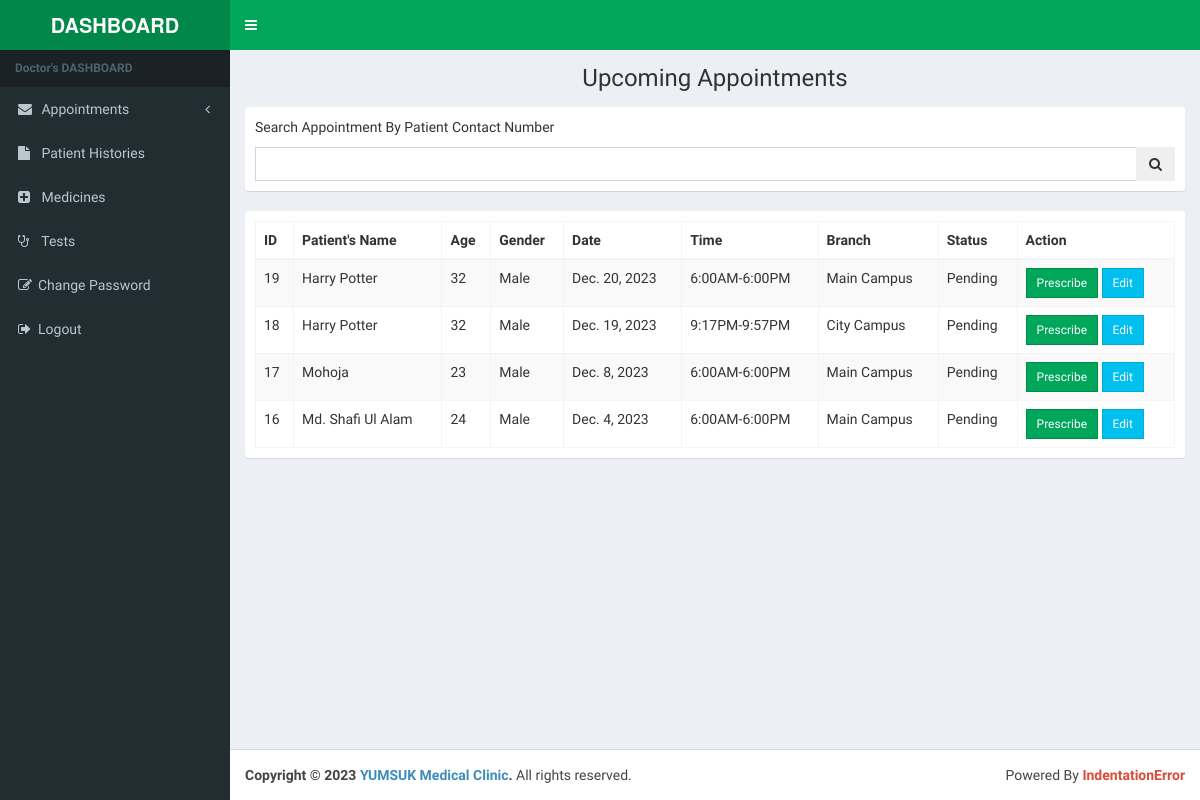
The app's page /appointment/upcoming/ (signed in), older data.
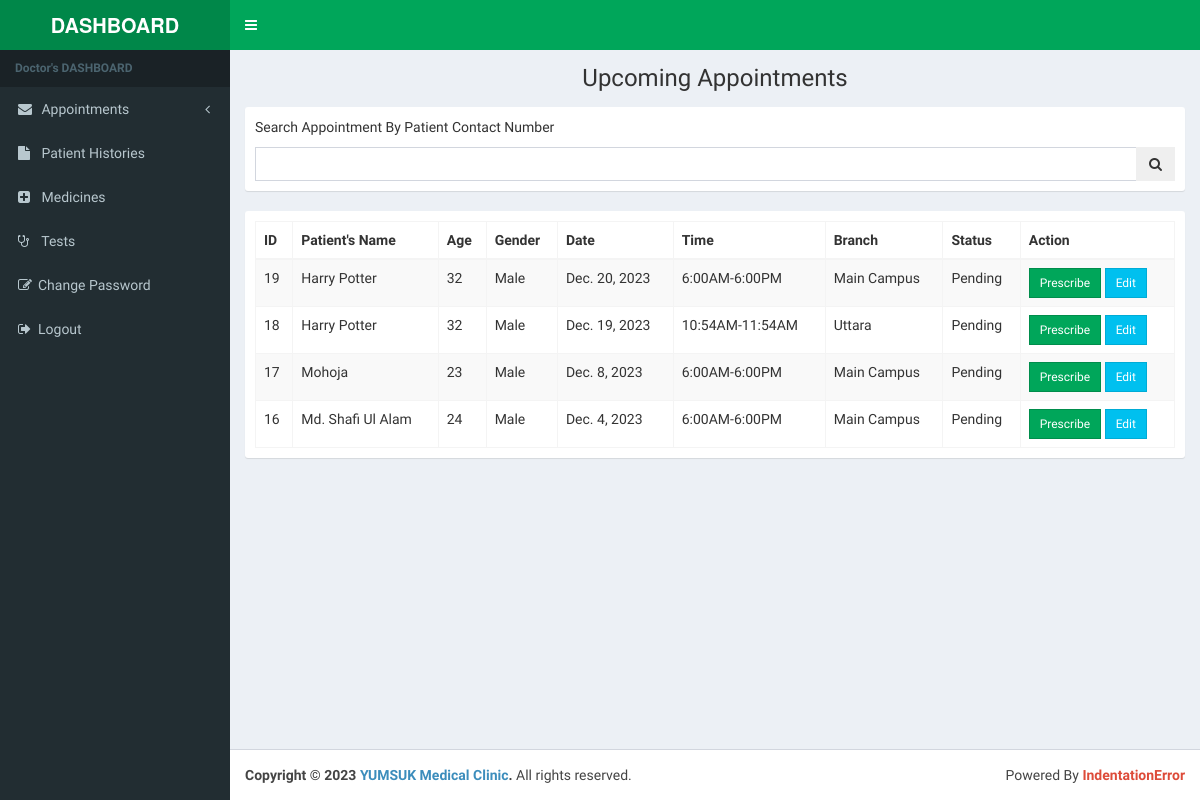
The same page, newer data.
### patient_appointment/models.py (models this page shows, shortened)
class Appointment(models.Model):
    patient = models.ForeignKey(Patient, on_delete=models.CASCADE, related_name="appointment")
    dentist = models.ForeignKey(AuthUser, on_delete=models.CASCADE, related_name="appointment")
    schedule = models.ForeignKey(Schedule, on_delete=models.CASCADE, related_name="appointment")
    date = models.DateField()
    status = models.CharField(max_length=9, choices=APPOINTMENT_STATUS, default='pending')
    secret = models.CharField(max_length=8,blank=True)
    created_at = models.DateTimeField(auto_now=True)

class Patient(models.Model):
    name = models.CharField(max_length=100)
    age = models.PositiveIntegerField()
    gender = models.CharField(max_length=6, choices=GENDER_CHOICES)
    email = models.EmailField(max_length=100, null=True, blank=True)
    contact_number = models.CharField(max_length=14, unique=True)
    created_at = models.DateTimeField(auto_now=True)
    updated_at = models.DateTimeField(auto_now_add=True)

### authentication/models.py (models this page shows, shortened)
class Schedule(models.Model):
    dentist = models.ForeignKey(AuthUser, on_delete=models.CASCADE, related_name='schedule')
    start = models.TimeField()
    end = models.TimeField()
    branch_name = models.CharField(max_length=15, choices=BRANCH_CHOICES, default="uttara")
    weekday = models.CharField(choices=WEEK_DAYS, default="Sunday", max_length=10)
    max_patient = models.PositiveIntegerField(default=15)

### patient_appointment/views.py (the view)
# urls.py: path('upcoming/', views.upcoming_appointments, name='upcoming_appointments'),
@login_required
def upcoming_appointments(request):
    appointments = Appointment.objects.prefetch_related().filter(dentist=request.user,status="pending").order_by('-created_at',)
    return render(request,'dashboard/appointment_list.html', {'appointments':appointments,'headline':"Upcoming Appointments"})

### authentication/models.py (called while the page is built)
    def get_image(self):
        if self.image:
            return self.image.url
        return "/media/profileImages/noprofile.png"

### templates/dashboard/appointment_list.html (shortened to what this page needs)
{%extends 'dashboard/dashboard_base.html'%}{% load i18n %} {%block content%}
<section class="content-header">
    <h1 class="text-capitalize text-center">{{headline}}</h1>
</section>
<section class="content">
    <div class="row">
        <div class="col-lg-6 col-lg-offset-3">
        </div>
    </div>
    <div class="box box-widget">
        <div class="box-body">
            <p>Search Appointment By Patient Contact Number</p>
            <form id="appointmentSearchForm" action="/appointment/search/" method="POST">
                <div class="input-group">
                    <input type="text" class="form-control" name="search_param" id="search_param" maxlength="16" minlength="16">
                    <span class="input-group-btn">
                        <button type="button" class="btn btn-flat" id="appointmentSearchBtn">
                            <i class="fa fa-search"></i>
                        </button>
                    </span>
                </div>
            </form>
        </div>
    </div>
    <div class="box box-widget">
        <div class="box-body">
            <table id="appointmentTable" class="table table-striped table-bordered" cellspacing="0" width="100%">
                <thead>
                    <tr>
                        <th>ID</th>
                        <th>Patient's Name</th>
                        <th>Age</th>
                        <th>Gender</th>
                        <th>Date</th>
                        <th>Time</th>
                        <th>Branch</th>
                        <th>Status</th>
                        <th>Action</th>
                    </tr>
                </thead>
                <tbody>
                    {%for appointment in appointments%}
                    <tr>
                        <td>{{appointment.id}}</td>
                        <td>{{appointment.patient.name|title}}</td>
                        <td>{{appointment.patient.age}}</td>
                        <td>{{appointment.patient.gender|title}}</td>
                        <td>{{appointment.date}}</td>
                        <td>{{appointment.schedule.start|time:"g:iA"}}-{{appointment.schedule.end|time:"g:iA"}}</td>
                        <td>{{appointment.schedule.branch_name|title}}</td>
                        <td>{{appointment.status|title}}</td>
                        <td>
                            <a class="btn btn-sm btn-flat btn-success" href="/prescription/prescribe/{{appointment.id}}/">Prescribe</a>
                            <a class="btn btn-sm btn-flat btn-info" href="/appointment/edit/{{appointment.id}}/">Edit</a>
                        </td>
                    </tr>
                    {%endfor%}
                </tbody>
            </table>
        </div>
    </div>
</section>
{%endblock%}

Row changes from the older to the newer data that the page shows:
changed through a linked row, Appointment id 18: schedule.start "9:17PM" → "10:54AM"; schedule.end "9:57PM" → "11:54AM"; schedule.branch_name "City Campus" → "Uttara"
